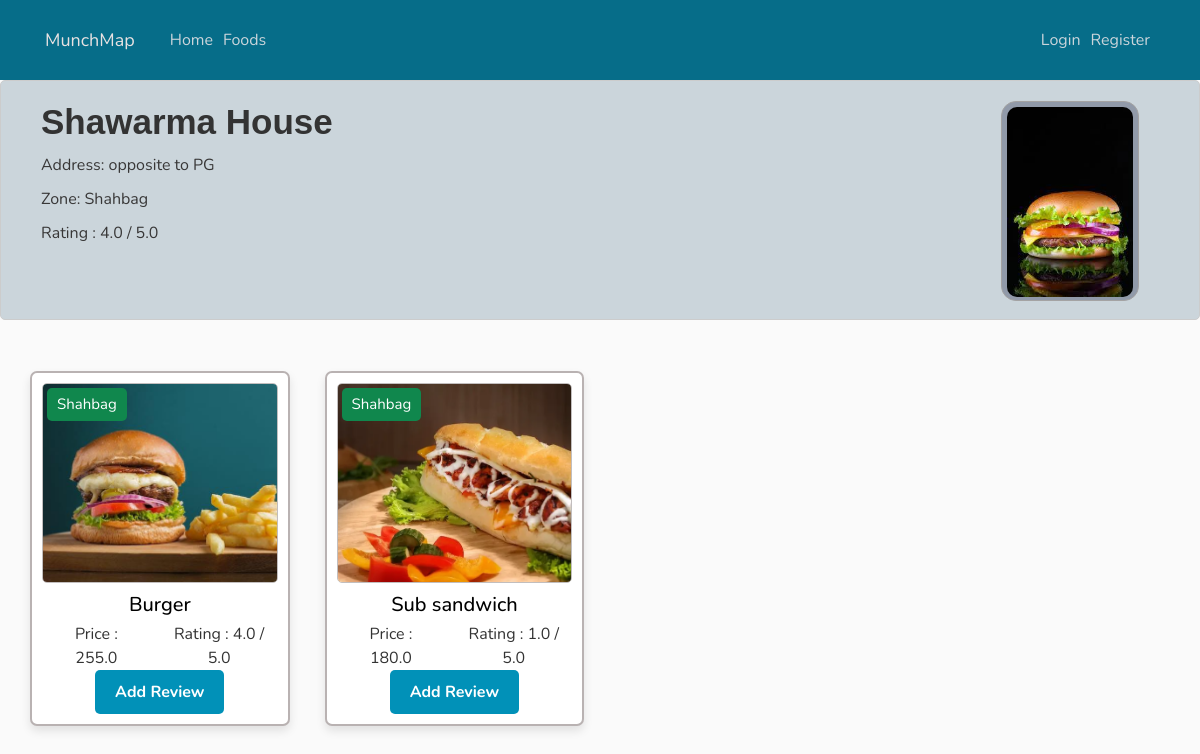
/restaurant/5, run on an earlier commit of the app's database.
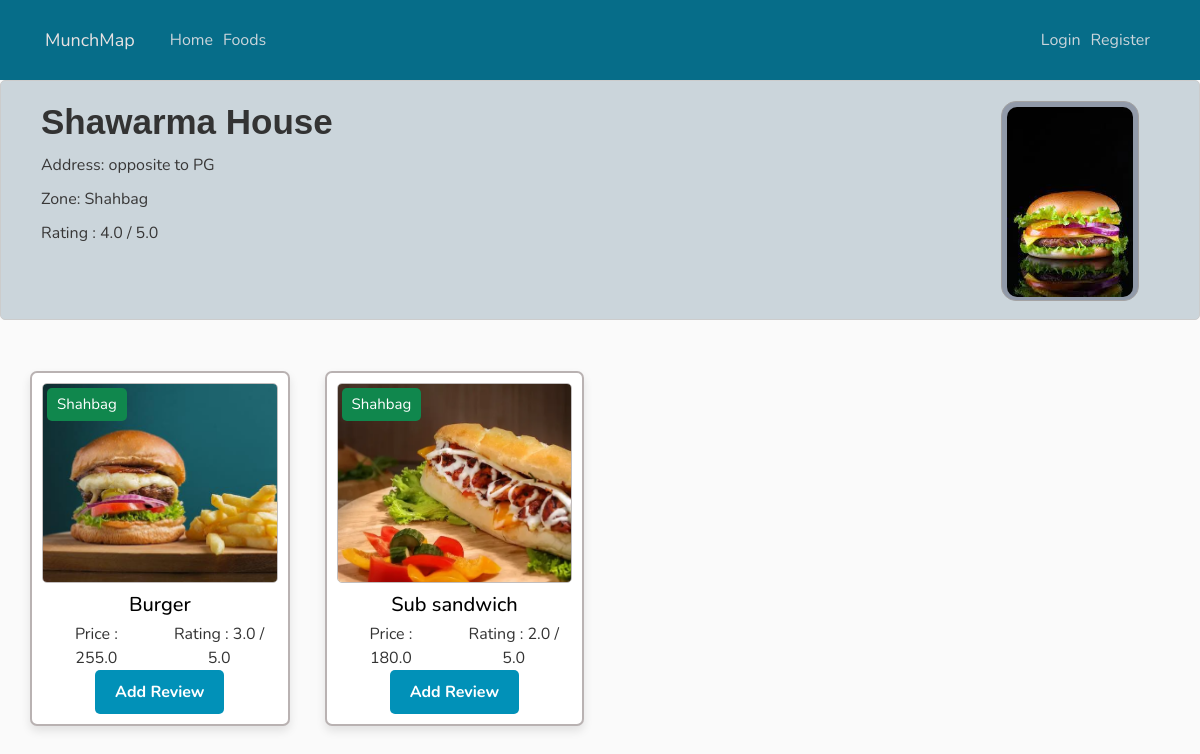
And on a later commit of the database.
### website/models.py (models this page shows, shortened)
class Food(db.Model):
    id = db.Column(db.Integer, primary_key=True)
    name = db.Column(db.String(100), nullable=False)
    restaurant_id = db.Column(db.Integer, db.ForeignKey(
        'restaurant.id'), nullable=False)
    image_file = db.Column(db.String(20), nullable=False,
                           default='default.jpg')
    rating = db.Column(db.Float, default=0.0)
    description = db.Column(db.Text, nullable=False, default='No description')
    reviews = db.relationship('FoodReview', backref='review_for', lazy=True)
    rating_count = db.Column(db.Float, nullable=False, default=0.0)
    total_rating = db.Column(db.Float, nullable=False, default=0.0)
    rating = db.Column(db.Float, nullable=False, default=0.0)
    price = db.Column(db.Float, nullable=False, default=0.0)
    def __repr__(self):
        return f"Food('{self.name}', '{self.restaurant_id}')"

class Restaurant(db.Model):
    id = db.Column(db.Integer, primary_key=True)
    name = db.Column(db.String(100), nullable=False)
    owner_id = db.Column(db.Integer, db.ForeignKey('user.id'), nullable=False)
    image_file = db.Column(db.String(20), nullable=False,
                           default='default.jpg')
    location = db.Column(db.String(100), nullable=False)
    description = db.Column(db.Text, nullable=False, default='No description')
    detail_location = db.Column(db.Text)
    rating = db.Column(db.Float, default=0.0)
    foods = db.relationship('Food', backref='belong_to', lazy=True)
    reviews = db.relationship(
        'RestaurantReview', backref='review_for', lazy=True)
    rating_count = db.Column(db.Float, nullable=False, default=0.0)
    total_rating = db.Column(db.Float, nullable=False, default=0.0)
    ratign = db.Column(db.Float, nullable=False, default=0.0)

### website/restaurants/routes.py (the view)
@restaurants.route("/restaurant/<int:restaurant_id>")
def restaurant(restaurant_id):
    restaurant = Restaurant.query.get_or_404(restaurant_id)
    foods = restaurant.foods
    foods = sorted(
        foods,
        key=lambda x: (x.total_rating /
                       x.rating_count) if x.rating_count != 0 else 0,
        reverse=True
    )
    return render_template('restaurant.html', title=restaurant.name, foods=foods, restaurant=restaurant)

### website/templates/restaurant.html (shortened to what the changed rows need)
<!DOCTYPE html>
<html>
  <head>
    <link
      rel="stylesheet"
      href="https://maxcdn.bootstrapcdn.com/bootstrap/4.0.0/css/bootstrap.min.css"
    />
    <link
      rel="stylesheet"
      href="https://cdnjs.cloudflare.com/ajax/libs/font-awesome/5.15.3/css/all.min.css"
    />
    <link
      rel="stylesheet"
      type="text/css"
      href="{{ url_for('static', filename='restaurant.css') }}"
    />
  </head>
  <body>
    <div class="restaurant-details">
      <div class="text-container">
        <h1>{{ restaurant.name }}</h1>
      </div>
    </div>
    <div class="box-container">
      {% for food in foods %}
      <div class="box">
        <button class="location-tag">{{food.belong_to.location}}</button>
        <a href="{{ url_for('foods.food', food_id = food.id) }}">
          <img
            src="{{ url_for('static', filename='profile_pics/' + food.image_file) }}"
            alt=""
          />
        </a>
        <a
          href="{{ url_for('foods.food', food_id = food.id) }}"
          style="text-decoration: none; display: inline block"
          ><h3>{{ food.name }}</h3>
        </a>
        <div class="text" style="font-size: medium; display: flex">
          <div class="text2" style="margin-right: 20px; margin-left: 10px">
            Price : {{food.price}}
          </div>
          <div>
            {% if food.rating_count > 0 %} Rating : {{
            (food.total_rating/food.rating_count) | round(1) }} / 5.0 {% else %}
            Rating : 0 / 5.0 {% endif %}
          </div>
        </div>
        <a href="{{ url_for('foods.food', food_id = food.id) }}" class="btn">
          Add Review
        </a>
      </div>
      {% endfor %}
    </div>
  </body>
</html>

What changed in the data, as far as the page shows it:
changed Food "Burger": (food.total_rating/food.rating_count)|round(1) "4.0" → "3.0"
changed Food "Sub sandwich": (food.total_rating/food.rating_count)|round(1) "1.0" → "2.0"
